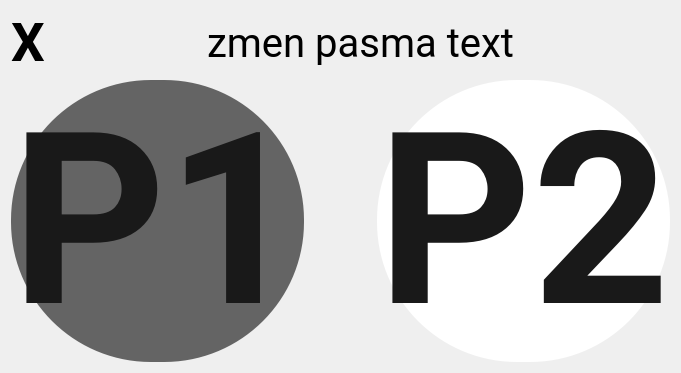
                   <widget class="QWidget" name="page_fareZoneChange">
                    <property name="sizePolicy">
                     <sizepolicy hsizetype="Maximum" vsizetype="Maximum">
                      <horstretch>0</horstretch>
                      <verstretch>0</verstretch>
                     </sizepolicy>
                    </property>
                    <layout class="QGridLayout" name="gridLayout_3">
                     <item row="0" column="0">
                      <layout class="QVBoxLayout" name="verticalLayout_10">
                       <item>
                        <layout class="QHBoxLayout" name="horizontalLayout_35">
                         <item>
                          <widget class="QLabel" name="label_fareChangeAnnLeft">
                           <property name="sizePolicy">
                            <sizepolicy hsizetype="Preferred" vsizetype="Preferred">
                             <horstretch>0</horstretch>
                             <verstretch>0</verstretch>
                            </sizepolicy>
                           </property>
                           <property name="font">
                            <font>
                             <family>roboto</family>
                             <pointsize>40</pointsize>
                             <bold>true</bold>
                            </font>
                           </property>
                           <property name="text">
                            <string>X</string>
                           </property>
                           <property name="alignment">
                            <set>Qt::AlignmentFlag::AlignCenter</set>
                           </property>
                          </widget>
                         </item>
                         <item>
                          <widget class="QLabel" name="label_fareChangeAnnRight">
                           <property name="sizePolicy">
                            <sizepolicy hsizetype="Expanding" vsizetype="Expanding">
                             <horstretch>0</horstretch>
                             <verstretch>0</verstretch>
                            </sizepolicy>
                           </property>
                           <property name="font">
                            <font>
                             <family>roboto</family>
                             <pointsize>30</pointsize>
                             <bold>false</bold>
                            </font>
                           </property>
                           <property name="text">
                            <string>zmen pasma text</string>
                           </property>
                           <property name="alignment">
                            <set>Qt::AlignmentFlag::AlignCenter</set>
                           </property>
                          </widget>
                         </item>
                        </layout>
                       </item>
                       <item>
                        <layout class="QHBoxLayout" name="horizontalLayout_16">
                         <item>
                          <widget class="QLabel" name="label_fareZoneChangeFrom">
                           <property name="font">
                            <font>
                             <family>roboto</family>
                             <pointsize>180</pointsize>
                             <bold>true</bold>
                            </font>
                           </property>
                           <property name="styleSheet">
                            <string notr="true">*{
background-color: rgb(100,100,100);
color: rgb(25,25,25);
border: none;
border-radius: 140px;
}</string>
                           </property>
                           <property name="text">
                            <string>P1</string>
                           </property>
                           <property name="alignment">
                            <set>Qt::AlignmentFlag::AlignCenter</set>
                           </property>
                          </widget>
                         </item>
                         <item>
                          <widget class="QLabel" name="label_21">
                           <property name="font">
                            <font>
                             <family>roboto</family>
                             <pointsize>80</pointsize>
                            </font>
                           </property>
                           <property name="text">
                            <string/>
                           </property>
                           <property name="pixmap">
                            <pixmap resource="resources.qrc">:/images/resources/LCD-piktogramy_verze-LCD-5-17.svg</pixmap>
                           </property>
                           <property name="scaledContents">
                            <bool>false</bool>
                           </property>
                           <property name="alignment">
                            <set>Qt::AlignmentFlag::AlignCenter</set>
                           </property>
                          </widget>
                         </item>
                         <item>
                          <widget class="QLabel" name="label_fareZoneChangeTo">
                           <property name="font">
                            <font>
                             <family>roboto</family>
                             <pointsize>180</pointsize>
                             <bold>true</bold>
                            </font>
                           </property>
                           <property name="styleSheet">
                            <string notr="true">*{
background-color: rgb(255,255,255); 
color: rgb(25,25,25);
border: none;
border-radius: 140px;
}</string>
                           </property>
                           <property name="text">
                            <string>P2</string>
                           </property>
                           <property name="alignment">
                            <set>Qt::AlignmentFlag::AlignCenter</set>
                           </property>
                          </widget>
                         </item>
                        </layout>
                       </item>
                      </layout>
                     </item>
                    </layout>
                   </widget>
